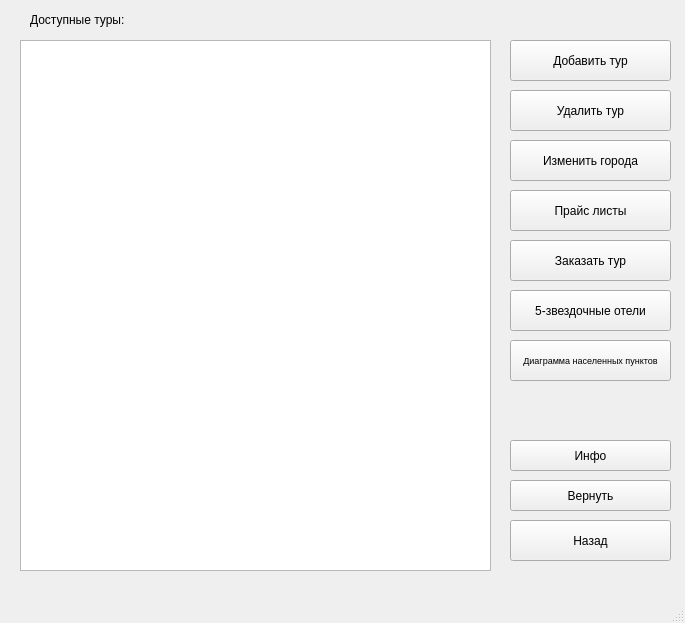
<?xml version="1.0" encoding="UTF-8"?>
<ui version="4.0">
 <class>ShowTours</class>
 <widget class="QMainWindow" name="ShowTours">
  <property name="geometry">
   <rect>
    <x>0</x>
    <y>0</y>
    <width>685</width>
    <height>623</height>
   </rect>
  </property>
  <property name="windowTitle">
   <string>Посмотреть туры</string>
  </property>
  <widget class="QWidget" name="centralwidget">
   <widget class="QTableWidget" name="toursTable">
    <property name="geometry">
     <rect>
      <x>20</x>
      <y>40</y>
      <width>471</width>
      <height>531</height>
     </rect>
    </property>
    <property name="sortingEnabled">
     <bool>true</bool>
    </property>
   </widget>
   <widget class="QLabel" name="label">
    <property name="geometry">
     <rect>
      <x>30</x>
      <y>10</y>
      <width>121</width>
      <height>19</height>
     </rect>
    </property>
    <property name="text">
     <string>Доступные туры:</string>
    </property>
   </widget>
   <widget class="QPushButton" name="deleteTourBut">
    <property name="geometry">
     <rect>
      <x>510</x>
      <y>90</y>
      <width>161</width>
      <height>41</height>
     </rect>
    </property>
    <property name="text">
     <string>Удалить тур</string>
    </property>
   </widget>
   <widget class="QPushButton" name="addTourBut">
    <property name="geometry">
     <rect>
      <x>510</x>
      <y>40</y>
      <width>161</width>
      <height>41</height>
     </rect>
    </property>
    <property name="text">
     <string>Добавить тур</string>
    </property>
   </widget>
   <widget class="QPushButton" name="changePointsBut">
    <property name="geometry">
     <rect>
      <x>510</x>
      <y>140</y>
      <width>161</width>
      <height>41</height>
     </rect>
    </property>
    <property name="text">
     <string>Изменить города</string>
    </property>
   </widget>
   <widget class="QPushButton" name="priceListsBut">
    <property name="geometry">
     <rect>
      <x>510</x>
      <y>190</y>
      <width>161</width>
      <height>41</height>
     </rect>
    </property>
    <property name="text">
     <string>Прайс листы</string>
    </property>
   </widget>
   <widget class="QPushButton" name="backBut">
    <property name="geometry">
     <rect>
      <x>510</x>
      <y>520</y>
      <width>161</width>
      <height>41</height>
     </rect>
    </property>
    <property name="text">
     <string>Назад</string>
    </property>
   </widget>
   <widget class="QPushButton" name="orderTourBut">
    <property name="geometry">
     <rect>
      <x>510</x>
      <y>240</y>
      <width>161</width>
      <height>41</height>
     </rect>
    </property>
    <property name="text">
     <string>Заказать тур</string>
    </property>
   </widget>
   <widget class="QPushButton" name="infoBut">
    <property name="geometry">
     <rect>
      <x>510</x>
      <y>440</y>
      <width>161</width>
      <height>31</height>
     </rect>
    </property>
    <property name="text">
     <string>Инфо</string>
    </property>
   </widget>
   <widget class="QPushButton" name="returnBut">
    <property name="geometry">
     <rect>
      <x>510</x>
      <y>480</y>
      <width>161</width>
      <height>31</height>
     </rect>
    </property>
    <property name="text">
     <string>Вернуть</string>
    </property>
   </widget>
   <widget class="QTextEdit" name="tourInfoTe">
    <property name="enabled">
     <bool>true</bool>
    </property>
    <property name="geometry">
     <rect>
      <x>20</x>
      <y>40</y>
      <width>471</width>
      <height>531</height>
     </rect>
    </property>
   </widget>
   <widget class="QPushButton" name="showHotelsBut">
    <property name="geometry">
     <rect>
      <x>510</x>
      <y>290</y>
      <width>161</width>
      <height>41</height>
     </rect>
    </property>
    <property name="text">
     <string>5-звездочные отели</string>
    </property>
   </widget>
   <widget class="QPushButton" name="pointsDiagramBut">
    <property name="geometry">
     <rect>
      <x>510</x>
      <y>340</y>
      <width>161</width>
      <height>41</height>
     </rect>
    </property>
    <property name="font">
     <font>
      <pointsize>7</pointsize>
     </font>
    </property>
    <property name="text">
     <string>Диаграмма населенных пунктов</string>
    </property>
   </widget>
  </widget>
  <widget class="QMenuBar" name="menubar">
   <property name="geometry">
    <rect>
     <x>0</x>
     <y>0</y>
     <width>685</width>
     <height>24</height>
    </rect>
   </property>
  </widget>
  <widget class="QStatusBar" name="statusbar"/>
 </widget>
 <resources/>
 <connections/>
</ui>
